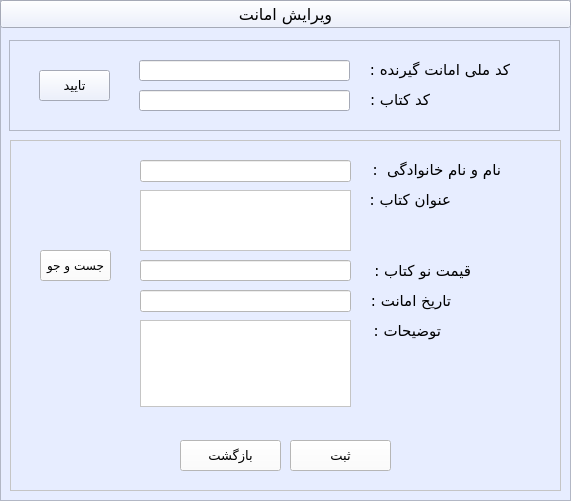
  <widget class="QFrame" name="main_frame">
   <property name="geometry">
    <rect>
     <x>10</x>
     <y>10</y>
     <width>571</width>
     <height>501</height>
    </rect>
   </property>
   <property name="palette">
    <palette>
     <active>
      <colorrole role="WindowText">
       <brush brushstyle="SolidPattern">
        <color alpha="255">
         <red>0</red>
         <green>0</green>
         <blue>0</blue>
        </color>
       </brush>
      </colorrole>
      <colorrole role="Button">
       <brush brushstyle="SolidPattern">
        <color alpha="255">
         <red>231</red>
         <green>237</green>
         <blue>255</blue>
        </color>
       </brush>
      </colorrole>
      <colorrole role="Light">
       <brush brushstyle="SolidPattern">
        <color alpha="255">
         <red>255</red>
         <green>255</green>
         <blue>255</blue>
        </color>
       </brush>
      </colorrole>
      <colorrole role="Midlight">
       <brush brushstyle="SolidPattern">
        <color alpha="255">
         <red>243</red>
         <green>246</green>
         <blue>255</blue>
        </color>
       </brush>
      </colorrole>
      <colorrole role="Dark">
       <brush brushstyle="SolidPattern">
        <color alpha="255">
         <red>115</red>
         <green>118</green>
         <blue>127</blue>
        </color>
       </brush>
      </colorrole>
      <colorrole role="Mid">
       <brush brushstyle="SolidPattern">
        <color alpha="255">
         <red>154</red>
         <green>158</green>
         <blue>170</blue>
        </color>
       </brush>
      </colorrole>
      <colorrole role="Text">
       <brush brushstyle="SolidPattern">
        <color alpha="255">
         <red>0</red>
         <green>0</green>
         <blue>0</blue>
        </color>
       </brush>
      </colorrole>
      <colorrole role="BrightText">
       <brush brushstyle="SolidPattern">
        <color alpha="255">
         <red>255</red>
         <green>255</green>
         <blue>255</blue>
        </color>
       </brush>
      </colorrole>
      <colorrole role="ButtonText">
       <brush brushstyle="SolidPattern">
        <color alpha="255">
         <red>0</red>
         <green>0</green>
         <blue>0</blue>
        </color>
       </brush>
      </colorrole>
      <colorrole role="Base">
       <brush brushstyle="SolidPattern">
        <color alpha="255">
         <red>255</red>
         <green>255</green>
         <blue>255</blue>
        </color>
       </brush>
      </colorrole>
      <colorrole role="Window">
       <brush brushstyle="SolidPattern">
        <color alpha="255">
         <red>231</red>
         <green>237</green>
         <blue>255</blue>
        </color>
       </brush>
      </colorrole>
      <colorrole role="Shadow">
       <brush brushstyle="SolidPattern">
        <color alpha="255">
         <red>0</red>
         <green>0</green>
         <blue>0</blue>
        </color>
       </brush>
      </colorrole>
      <colorrole role="AlternateBase">
       <brush brushstyle="SolidPattern">
        <color alpha="255">
         <red>243</red>
         <green>246</green>
         <blue>255</blue>
        </color>
       </brush>
      </colorrole>
      <colorrole role="ToolTipBase">
       <brush brushstyle="SolidPattern">
        <color alpha="255">
         <red>255</red>
         <green>255</green>
         <blue>220</blue>
        </color>
       </brush>
      </colorrole>
      <colorrole role="ToolTipText">
       <brush brushstyle="SolidPattern">
        <color alpha="255">
         <red>0</red>
         <green>0</green>
         <blue>0</blue>
        </color>
       </brush>
      </colorrole>
     </active>
     <inactive>
      <colorrole role="WindowText">
       <brush brushstyle="SolidPattern">
        <color alpha="255">
         <red>0</red>
         <green>0</green>
         <blue>0</blue>
        </color>
       </brush>
      </colorrole>
      <colorrole role="Button">
       <brush brushstyle="SolidPattern">
        <color alpha="255">
         <red>231</red>
         <green>237</green>
         <blue>255</blue>
        </color>
       </brush>
      </colorrole>
      <colorrole role="Light">
       <brush brushstyle="SolidPattern">
        <color alpha="255">
         <red>255</red>
         <green>255</green>
         <blue>255</blue>
        </color>
       </brush>
      </colorrole>
      <colorrole role="Midlight">
       <brush brushstyle="SolidPattern">
        <color alpha="255">
         <red>243</red>
         <green>246</green>
         <blue>255</blue>
        </color>
       </brush>
      </colorrole>
      <colorrole role="Dark">
       <brush brushstyle="SolidPattern">
        <color alpha="255">
         <red>115</red>
         <green>118</green>
         <blue>127</blue>
        </color>
       </brush>
      </colorrole>
      <colorrole role="Mid">
       <brush brushstyle="SolidPattern">
        <color alpha="255">
         <red>154</red>
         <green>158</green>
         <blue>170</blue>
        </color>
       </brush>
      </colorrole>
      <colorrole role="Text">
       <brush brushstyle="SolidPattern">
        <color alpha="255">
         <red>0</red>
         <green>0</green>
         <blue>0</blue>
        </color>
       </brush>
      </colorrole>
      <colorrole role="BrightText">
       <brush brushstyle="SolidPattern">
        <color alpha="255">
         <red>255</red>
         <green>255</green>
         <blue>255</blue>
        </color>
       </brush>
      </colorrole>
      <colorrole role="ButtonText">
       <brush brushstyle="SolidPattern">
        <color alpha="255">
         <red>0</red>
         <green>0</green>
         <blue>0</blue>
        </color>
       </brush>
      </colorrole>
      <colorrole role="Base">
       <brush brushstyle="SolidPattern">
        <color alpha="255">
         <red>255</red>
         <green>255</green>
         <blue>255</blue>
        </color>
       </brush>
      </colorrole>
      <colorrole role="Window">
       <brush brushstyle="SolidPattern">
        <color alpha="255">
         <red>231</red>
         <green>237</green>
         <blue>255</blue>
        </color>
       </brush>
      </colorrole>
      <colorrole role="Shadow">
       <brush brushstyle="SolidPattern">
        <color alpha="255">
         <red>0</red>
         <green>0</green>
         <blue>0</blue>
        </color>
       </brush>
      </colorrole>
      <colorrole role="AlternateBase">
       <brush brushstyle="SolidPattern">
        <color alpha="255">
         <red>243</red>
         <green>246</green>
         <blue>255</blue>
        </color>
       </brush>
      </colorrole>
      <colorrole role="ToolTipBase">
       <brush brushstyle="SolidPattern">
        <color alpha="255">
         <red>255</red>
         <green>255</green>
         <blue>220</blue>
        </color>
       </brush>
      </colorrole>
      <colorrole role="ToolTipText">
       <brush brushstyle="SolidPattern">
        <color alpha="255">
         <red>0</red>
         <green>0</green>
         <blue>0</blue>
        </color>
       </brush>
      </colorrole>
     </inactive>
     <disabled>
      <colorrole role="WindowText">
       <brush brushstyle="SolidPattern">
        <color alpha="255">
         <red>115</red>
         <green>118</green>
         <blue>127</blue>
        </color>
       </brush>
      </colorrole>
      <colorrole role="Button">
       <brush brushstyle="SolidPattern">
        <color alpha="255">
         <red>231</red>
         <green>237</green>
         <blue>255</blue>
        </color>
       </brush>
      </colorrole>
      <colorrole role="Light">
       <brush brushstyle="SolidPattern">
        <color alpha="255">
         <red>255</red>
         <green>255</green>
         <blue>255</blue>
        </color>
       </brush>
      </colorrole>
      <colorrole role="Midlight">
       <brush brushstyle="SolidPattern">
        <color alpha="255">
         <red>243</red>
         <green>246</green>
         <blue>255</blue>
        </color>
       </brush>
      </colorrole>
      <colorrole role="Dark">
       <brush brushstyle="SolidPattern">
        <color alpha="255">
         <red>115</red>
         <green>118</green>
         <blue>127</blue>
        </color>
       </brush>
      </colorrole>
      <colorrole role="Mid">
       <brush brushstyle="SolidPattern">
        <color alpha="255">
         <red>154</red>
         <green>158</green>
         <blue>170</blue>
        </color>
       </brush>
      </colorrole>
      <colorrole role="Text">
       <brush brushstyle="SolidPattern">
        <color alpha="255">
         <red>115</red>
         <green>118</green>
         <blue>127</blue>
        </color>
       </brush>
      </colorrole>
      <colorrole role="BrightText">
       <brush brushstyle="SolidPattern">
        <color alpha="255">
         <red>255</red>
         <green>255</green>
         <blue>255</blue>
        </color>
       </brush>
      </colorrole>
      <colorrole role="ButtonText">
       <brush brushstyle="SolidPattern">
        <color alpha="255">
         <red>115</red>
         <green>118</green>
         <blue>127</blue>
        </color>
       </brush>
      </colorrole>
      <colorrole role="Base">
       <brush brushstyle="SolidPattern">
        <color alpha="255">
         <red>231</red>
         <green>237</green>
         <blue>255</blue>
        </color>
       </brush>
      </colorrole>
      <colorrole role="Window">
       <brush brushstyle="SolidPattern">
        <color alpha="255">
         <red>231</red>
         <green>237</green>
         <blue>255</blue>
        </color>
       </brush>
      </colorrole>
      <colorrole role="Shadow">
       <brush brushstyle="SolidPattern">
        <color alpha="255">
         <red>0</red>
         <green>0</green>
         <blue>0</blue>
        </color>
       </brush>
      </colorrole>
      <colorrole role="AlternateBase">
       <brush brushstyle="SolidPattern">
        <color alpha="255">
         <red>231</red>
         <green>237</green>
         <blue>255</blue>
        </color>
       </brush>
      </colorrole>
      <colorrole role="ToolTipBase">
       <brush brushstyle="SolidPattern">
        <color alpha="255">
         <red>255</red>
         <green>255</green>
         <blue>220</blue>
        </color>
       </brush>
      </colorrole>
      <colorrole role="ToolTipText">
       <brush brushstyle="SolidPattern">
        <color alpha="255">
         <red>0</red>
         <green>0</green>
         <blue>0</blue>
        </color>
       </brush>
      </colorrole>
     </disabled>
    </palette>
   </property>
   <property name="frameShape">
    <enum>QFrame::StyledPanel</enum>
   </property>
   <property name="frameShadow">
    <enum>QFrame::Sunken</enum>
   </property>
   <widget class="QPushButton" name="loanbook_btn">
    <property name="geometry">
     <rect>
      <x>0</x>
      <y>0</y>
      <width>571</width>
      <height>28</height>
     </rect>
    </property>
    <property name="font">
     <font>
      <family>2  Yekan</family>
      <pointsize>12</pointsize>
     </font>
    </property>
    <property name="text">
     <string>ویرایش امانت</string>
    </property>
   </widget>
   <widget class="QFrame" name="search_frame">
    <property name="geometry">
     <rect>
      <x>9</x>
      <y>40</y>
      <width>551</width>
      <height>91</height>
     </rect>
    </property>
    <property name="frameShape">
     <enum>QFrame::StyledPanel</enum>
    </property>
    <property name="frameShadow">
     <enum>QFrame::Sunken</enum>
    </property>
    <widget class="QLineEdit" name="mellicode_entry">
     <property name="geometry">
      <rect>
       <x>130</x>
       <y>20</y>
       <width>211</width>
       <height>21</height>
      </rect>
     </property>
    </widget>
    <widget class="QLabel" name="bcode_lbl">
     <property name="geometry">
      <rect>
       <x>340</x>
       <y>50</y>
       <width>81</width>
       <height>20</height>
      </rect>
     </property>
     <property name="font">
      <font>
       <family>2  Yekan</family>
       <pointsize>11</pointsize>
      </font>
     </property>
     <property name="text">
      <string>کد کتاب :</string>
     </property>
    </widget>
    <widget class="QLabel" name="mellicode_lbl">
     <property name="geometry">
      <rect>
       <x>350</x>
       <y>20</y>
       <width>151</width>
       <height>20</height>
      </rect>
     </property>
     <property name="font">
      <font>
       <family>2  Yekan</family>
       <pointsize>11</pointsize>
      </font>
     </property>
     <property name="text">
      <string>کد ملی امانت گیرنده :</string>
     </property>
    </widget>
    <widget class="QPushButton" name="confirm_btn">
     <property name="geometry">
      <rect>
       <x>30</x>
       <y>30</y>
       <width>71</width>
       <height>31</height>
      </rect>
     </property>
     <property name="font">
      <font>
       <family>2  Yekan</family>
       <pointsize>10</pointsize>
      </font>
     </property>
     <property name="text">
      <string>تایید</string>
     </property>
    </widget>
    <widget class="QLineEdit" name="bcode_entry">
     <property name="geometry">
      <rect>
       <x>130</x>
       <y>50</y>
       <width>211</width>
       <height>21</height>
      </rect>
     </property>
    </widget>
   </widget>
   <widget class="QFrame" name="info_frame">
    <property name="geometry">
     <rect>
      <x>10</x>
      <y>140</y>
      <width>551</width>
      <height>351</height>
     </rect>
    </property>
    <property name="palette">
     <palette>
      <active>
       <colorrole role="WindowText">
        <brush brushstyle="SolidPattern">
         <color alpha="255">
          <red>0</red>
          <green>0</green>
          <blue>0</blue>
         </color>
        </brush>
       </colorrole>
       <colorrole role="Button">
        <brush brushstyle="SolidPattern">
         <color alpha="255">
          <red>255</red>
          <green>255</green>
          <blue>255</blue>
         </color>
        </brush>
       </colorrole>
       <colorrole role="Light">
        <brush brushstyle="SolidPattern">
         <color alpha="255">
          <red>255</red>
          <green>255</green>
          <blue>255</blue>
         </color>
        </brush>
       </colorrole>
       <colorrole role="Midlight">
        <brush brushstyle="SolidPattern">
         <color alpha="255">
          <red>255</red>
          <green>255</green>
          <blue>255</blue>
         </color>
        </brush>
       </colorrole>
       <colorrole role="Dark">
        <brush brushstyle="SolidPattern">
         <color alpha="255">
          <red>127</red>
          <green>127</green>
          <blue>127</blue>
         </color>
        </brush>
       </colorrole>
       <colorrole role="Mid">
        <brush brushstyle="SolidPattern">
         <color alpha="255">
          <red>170</red>
          <green>170</green>
          <blue>170</blue>
         </color>
        </brush>
       </colorrole>
       <colorrole role="Text">
        <brush brushstyle="SolidPattern">
         <color alpha="255">
          <red>0</red>
          <green>0</green>
          <blue>0</blue>
         </color>
        </brush>
       </colorrole>
       <colorrole role="BrightText">
        <brush brushstyle="SolidPattern">
         <color alpha="255">
          <red>255</red>
          <green>255</green>
          <blue>255</blue>
         </color>
        </brush>
       </colorrole>
       <colorrole role="ButtonText">
        <brush brushstyle="SolidPattern">
         <color alpha="255">
          <red>0</red>
          <green>0</green>
          <blue>0</blue>
         </color>
        </brush>
       </colorrole>
       <colorrole role="Base">
        <brush brushstyle="SolidPattern">
         <color alpha="255">
          <red>255</red>
          <green>255</green>
          <blue>255</blue>
         </color>
        </brush>
       </colorrole>
       <colorrole role="Window">
        <brush brushstyle="SolidPattern">
         <color alpha="255">
          <red>255</red>
          <green>255</green>
          <blue>255</blue>
         </color>
        </brush>
       </colorrole>
       <colorrole role="Shadow">
        <brush brushstyle="SolidPattern">
         <color alpha="255">
          <red>0</red>
          <green>0</green>
          <blue>0</blue>
         </color>
        </brush>
       </colorrole>
       <colorrole role="AlternateBase">
        <brush brushstyle="SolidPattern">
         <color alpha="255">
          <red>255</red>
          <green>255</green>
          <blue>255</blue>
         </color>
        </brush>
       </colorrole>
       <colorrole role="ToolTipBase">
        <brush brushstyle="SolidPattern">
         <color alpha="255">
          <red>255</red>
          <green>255</green>
          <blue>220</blue>
         </color>
        </brush>
       </colorrole>
       <colorrole role="ToolTipText">
        <brush brushstyle="SolidPattern">
         <color alpha="255">
          <red>0</red>
          <green>0</green>
          <blue>0</blue>
         </color>
        </brush>
       </colorrole>
      </active>
      <inactive>
       <colorrole role="WindowText">
        <brush brushstyle="SolidPattern">
         <color alpha="255">
          <red>0</red>
          <green>0</green>
          <blue>0</blue>
         </color>
        </brush>
       </colorrole>
       <colorrole role="Button">
        <brush brushstyle="SolidPattern">
         <color alpha="255">
          <red>255</red>
          <green>255</green>
          <blue>255</blue>
         </color>
        </brush>
       </colorrole>
       <colorrole role="Light">
        <brush brushstyle="SolidPattern">
         <color alpha="255">
          <red>255</red>
          <green>255</green>
          <blue>255</blue>
         </color>
        </brush>
       </colorrole>
       <colorrole role="Midlight">
        <brush brushstyle="SolidPattern">
         <color alpha="255">
          <red>255</red>
          <green>255</green>
          <blue>255</blue>
         </color>
        </brush>
       </colorrole>
       <colorrole role="Dark">
        <brush brushstyle="SolidPattern">
         <color alpha="255">
          <red>127</red>
          <green>127</green>
          <blue>127</blue>
         </color>
        </brush>
       </colorrole>
       <colorrole role="Mid">
        <brush brushstyle="SolidPattern">
         <color alpha="255">
          <red>170</red>
          <green>170</green>
          <blue>170</blue>
         </color>
        </brush>
       </colorrole>
       <colorrole role="Text">
        <brush brushstyle="SolidPattern">
         <color alpha="255">
          <red>0</red>
          <green>0</green>
          <blue>0</blue>
         </color>
        </brush>
       </colorrole>
       <colorrole role="BrightText">
        <brush brushstyle="SolidPattern">
         <color alpha="255">
          <red>255</red>
          <green>255</green>
          <blue>255</blue>
         </color>
        </brush>
       </colorrole>
       <colorrole role="ButtonText">
        <brush brushstyle="SolidPattern">
         <color alpha="255">
          <red>0</red>
          <green>0</green>
          <blue>0</blue>
         </color>
        </brush>
       </colorrole>
       <colorrole role="Base">
        <brush brushstyle="SolidPattern">
         <color alpha="255">
          <red>255</red>
          <green>255</green>
          <blue>255</blue>
         </color>
        </brush>
       </colorrole>
       <colorrole role="Window">
        <brush brushstyle="SolidPattern">
         <color alpha="255">
          <red>255</red>
          <green>255</green>
          <blue>255</blue>
         </color>
        </brush>
       </colorrole>
       <colorrole role="Shadow">
        <brush brushstyle="SolidPattern">
         <color alpha="255">
          <red>0</red>
          <green>0</green>
          <blue>0</blue>
         </color>
        </brush>
       </colorrole>
       <colorrole role="AlternateBase">
        <brush brushstyle="SolidPattern">
         <color alpha="255">
          <red>255</red>
          <green>255</green>
          <blue>255</blue>
         </color>
        </brush>
       </colorrole>
       <colorrole role="ToolTipBase">
        <brush brushstyle="SolidPattern">
         <color alpha="255">
          <red>255</red>
          <green>255</green>
          <blue>220</blue>
         </color>
        </brush>
       </colorrole>
       <colorrole role="ToolTipText">
        <brush brushstyle="SolidPattern">
         <color alpha="255">
          <red>0</red>
          <green>0</green>
          <blue>0</blue>
         </color>
        </brush>
       </colorrole>
      </inactive>
      <disabled>
       <colorrole role="WindowText">
        <brush brushstyle="SolidPattern">
         <color alpha="255">
          <red>127</red>
          <green>127</green>
          <blue>127</blue>
         </color>
        </brush>
       </colorrole>
       <colorrole role="Button">
        <brush brushstyle="SolidPattern">
         <color alpha="255">
          <red>255</red>
          <green>255</green>
          <blue>255</blue>
         </color>
        </brush>
       </colorrole>
       <colorrole role="Light">
        <brush brushstyle="SolidPattern">
         <color alpha="255">
          <red>255</red>
          <green>255</green>
          <blue>255</blue>
         </color>
        </brush>
       </colorrole>
       <colorrole role="Midlight">
        <brush brushstyle="SolidPattern">
         <color alpha="255">
          <red>255</red>
          <green>255</green>
          <blue>255</blue>
         </color>
        </brush>
       </colorrole>
       <colorrole role="Dark">
        <brush brushstyle="SolidPattern">
         <color alpha="255">
          <red>127</red>
          <green>127</green>
          <blue>127</blue>
         </color>
        </brush>
       </colorrole>
       <colorrole role="Mid">
        <brush brushstyle="SolidPattern">
         <color alpha="255">
          <red>170</red>
          <green>170</green>
          <blue>170</blue>
         </color>
        </brush>
       </colorrole>
       <colorrole role="Text">
        <brush brushstyle="SolidPattern">
         <color alpha="255">
          <red>127</red>
          <green>127</green>
          <blue>127</blue>
         </color>
        </brush>
       </colorrole>
       <colorrole role="BrightText">
        <brush brushstyle="SolidPattern">
         <color alpha="255">
          <red>255</red>
          <green>255</green>
          <blue>255</blue>
         </color>
        </brush>
       </colorrole>
       <colorrole role="ButtonText">
        <brush brushstyle="SolidPattern">
         <color alpha="255">
          <red>127</red>
          <green>127</green>
          <blue>127</blue>
         </color>
        </brush>
       </colorrole>
       <colorrole role="Base">
        <brush brushstyle="SolidPattern">
         <color alpha="255">
          <red>255</red>
          <green>255</green>
          <blue>255</blue>
         </color>
        </brush>
       </colorrole>
       <colorrole role="Window">
        <brush brushstyle="SolidPattern">
         <color alpha="255">
          <red>255</red>
          <green>255</green>
          <blue>255</blue>
         </color>
        </brush>
       </colorrole>
       <colorrole role="Shadow">
        <brush brushstyle="SolidPattern">
         <color alpha="255">
          <red>0</red>
          <green>0</green>
          <blue>0</blue>
         </color>
        </brush>
       </colorrole>
       <colorrole role="AlternateBase">
        <brush brushstyle="SolidPattern">
         <color alpha="255">
          <red>255</red>
          <green>255</green>
          <blue>255</blue>
         </color>
        </brush>
       </colorrole>
       <colorrole role="ToolTipBase">
        <brush brushstyle="SolidPattern">
         <color alpha="255">
          <red>255</red>
          <green>255</green>
          <blue>220</blue>
         </color>
        </brush>
       </colorrole>
       <colorrole role="ToolTipText">
        <brush brushstyle="SolidPattern">
         <color alpha="255">
          <red>0</red>
          <green>0</green>
          <blue>0</blue>
         </color>
        </brush>
       </colorrole>
      </disabled>
     </palette>
    </property>
    <property name="frameShape">
     <enum>QFrame::StyledPanel</enum>
    </property>
    <property name="frameShadow">
     <enum>QFrame::Sunken</enum>
    </property>
    <widget class="QLineEdit" name="name_entry">
     <property name="geometry">
      <rect>
       <x>130</x>
       <y>20</y>
       <width>211</width>
       <height>22</height>
      </rect>
     </property>
    </widget>
    <widget class="QLabel" name="name_lbl">
     <property name="geometry">
      <rect>
       <x>360</x>
       <y>20</y>
       <width>131</width>
       <height>20</height>
      </rect>
     </property>
     <property name="font">
      <font>
       <family>2  Yekan</family>
       <pointsize>11</pointsize>
      </font>
     </property>
     <property name="text">
      <string>نام و نام خانوادگی  :</string>
     </property>
    </widget>
    <widget class="QLabel" name="bookname_lbl">
     <property name="geometry">
      <rect>
       <x>350</x>
       <y>50</y>
       <width>91</width>
       <height>20</height>
      </rect>
     </property>
     <property name="font">
      <font>
       <family>2  Yekan</family>
       <pointsize>11</pointsize>
      </font>
     </property>
     <property name="text">
      <string>عنوان کتاب :</string>
     </property>
    </widget>
    <widget class="QLabel" name="price_lbl">
     <property name="geometry">
      <rect>
       <x>350</x>
       <y>120</y>
       <width>111</width>
       <height>21</height>
      </rect>
     </property>
     <property name="font">
      <font>
       <family>2  Yekan</family>
       <pointsize>11</pointsize>
      </font>
     </property>
     <property name="text">
      <string>قیمت نو کتاب :</string>
     </property>
    </widget>
    <widget class="QPushButton" name="search_btn">
     <property name="geometry">
      <rect>
       <x>30</x>
       <y>110</y>
       <width>71</width>
       <height>31</height>
      </rect>
     </property>
     <property name="font">
      <font>
       <family>2  Yekan</family>
       <pointsize>9</pointsize>
      </font>
     </property>
     <property name="text">
      <string>جست و جو</string>
     </property>
    </widget>
    <widget class="QLabel" name="outdate_lbl">
     <property name="geometry">
      <rect>
       <x>350</x>
       <y>140</y>
       <width>91</width>
       <height>41</height>
      </rect>
     </property>
     <property name="font">
      <font>
       <family>2  Yekan</family>
       <pointsize>11</pointsize>
      </font>
     </property>
     <property name="text">
      <string>تاریخ امانت :</string>
     </property>
    </widget>
    <widget class="QLabel" name="outexplane_lbl">
     <property name="geometry">
      <rect>
       <x>360</x>
       <y>180</y>
       <width>71</width>
       <height>21</height>
      </rect>
     </property>
     <property name="font">
      <font>
       <family>2  Yekan</family>
       <pointsize>11</pointsize>
      </font>
     </property>
     <property name="text">
      <string>توضیحات :</string>
     </property>
    </widget>
    <widget class="QPushButton" name="save_btn">
     <property name="geometry">
      <rect>
       <x>280</x>
       <y>300</y>
       <width>101</width>
       <height>31</height>
      </rect>
     </property>
     <property name="font">
      <font>
       <family>2  Yekan</family>
       <pointsize>10</pointsize>
      </font>
     </property>
     <property name="text">
      <string>ثبت</string>
     </property>
    </widget>
    <widget class="QLineEdit" name="price_entry">
     <property name="geometry">
      <rect>
       <x>130</x>
       <y>120</y>
       <width>211</width>
       <height>21</height>
      </rect>
     </property>
    </widget>
    <widget class="QPushButton" name="return_btn">
     <property name="geometry">
      <rect>
       <x>170</x>
       <y>300</y>
       <width>101</width>
       <height>31</height>
      </rect>
     </property>
     <property name="font">
      <font>
       <family>B Yekan</family>
       <pointsize>10</pointsize>
      </font>
     </property>
     <property name="text">
      <string>بازگشت</string>
     </property>
     <property name="default">
      <bool>false</bool>
     </property>
    </widget>
    <widget class="QLineEdit" name="outdate_entry">
     <property name="geometry">
      <rect>
       <x>130</x>
       <y>150</y>
       <width>211</width>
       <height>22</height>
      </rect>
     </property>
    </widget>
    <widget class="QTextEdit" name="outexplane_textEdit">
     <property name="geometry">
      <rect>
       <x>130</x>
       <y>180</y>
       <width>211</width>
       <height>87</height>
      </rect>
     </property>
    </widget>
    <widget class="QTextEdit" name="bookname_textedite">
     <property name="geometry">
      <rect>
       <x>130</x>
       <y>50</y>
       <width>211</width>
       <height>61</height>
      </rect>
     </property>
    </widget>
   </widget>
  </widget>
